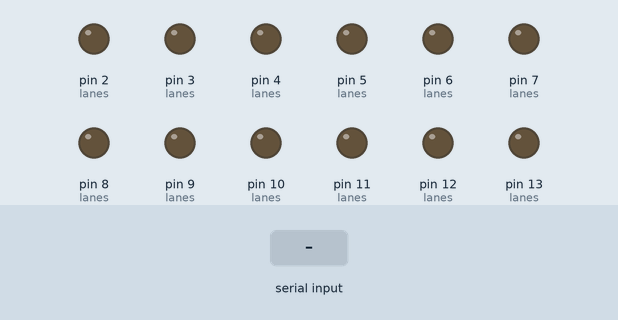
This sketch was run on a simulated Arduino Uno, built with avr-gcc and run on an emulated ATmega328P. Shown: output pins drawn as LEDs (lit = HIGH). The test bench sets the inputs (shaded band).

Above: at 1.2 s.
1.3 s: "LANE_\n" received over Serial
At 2.0 s:
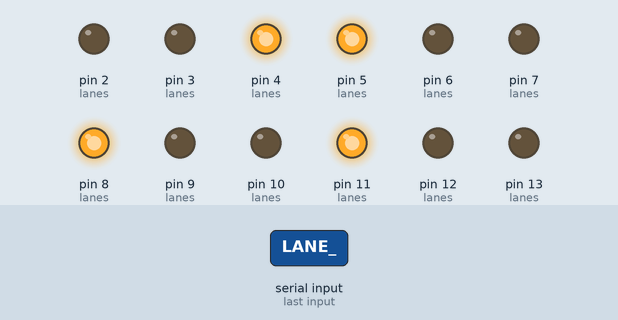
2.8 s: "LANE_90\n" received over Serial
At 3.2 s:
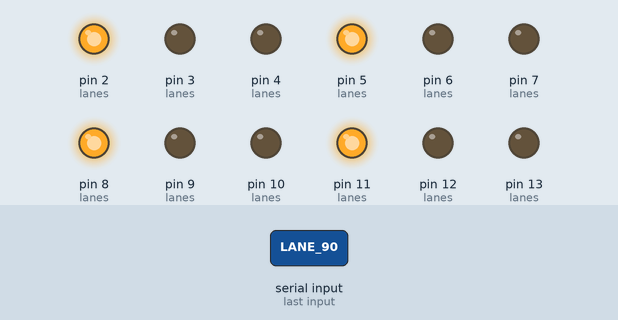
4.3 s: "LANE_,45\n" received over Serial
At 5.6 s:
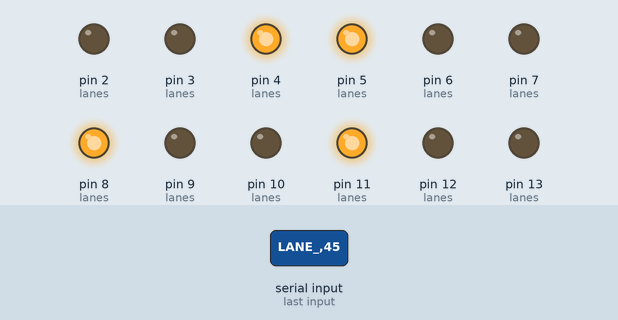
Timing chart, 0 to 7.3 s (numbered marks = the images above; inputs shaded):
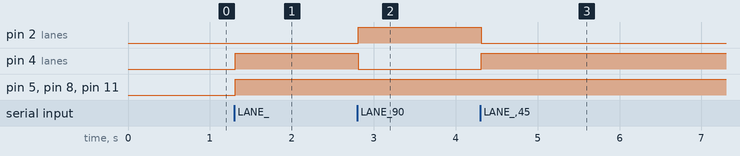

The sketch:

traffic_light.ino
```cpp
int lanes[4][3] = {
  {2,3,4},
  {5,6,7},
  {8,9,10},
  {11,12,13}
};

void setup() {
  Serial.begin(9600);
  for(int i=0;i<4;i++){
    for(int j=0;j<3;j++){
      pinMode(lanes[i][j], OUTPUT);
    }
  }
}

void activateLane(int lane){
  for(int i=0;i<4;i++){
    digitalWrite(lanes[i][0], HIGH);
    digitalWrite(lanes[i][1], LOW);
    digitalWrite(lanes[i][2], LOW);
  }
  digitalWrite(lanes[lane][0], LOW);
  digitalWrite(lanes[lane][2], HIGH);
}

void loop() {
  if (Serial.available()) {
    String cmd = Serial.readStringUntil('\n');
    if (cmd.startsWith("LANE_")) {
      int lane = cmd.substring(5).toInt();
      activateLane(lane);
    }
  }
}
```

Measured:
- after the input at 1.3 s, pin 4 (lanes), pin 5 (lanes), pin 8 (lanes), pin 11 (lanes): LOW → HIGH at once
- after the input at 2.8 s, pin 2 (lanes): LOW → HIGH at once; pin 4 (lanes): HIGH → LOW at once
- after the input at 4.3 s, pin 2 (lanes): HIGH → LOW at once; pin 4 (lanes): LOW → HIGH at once
